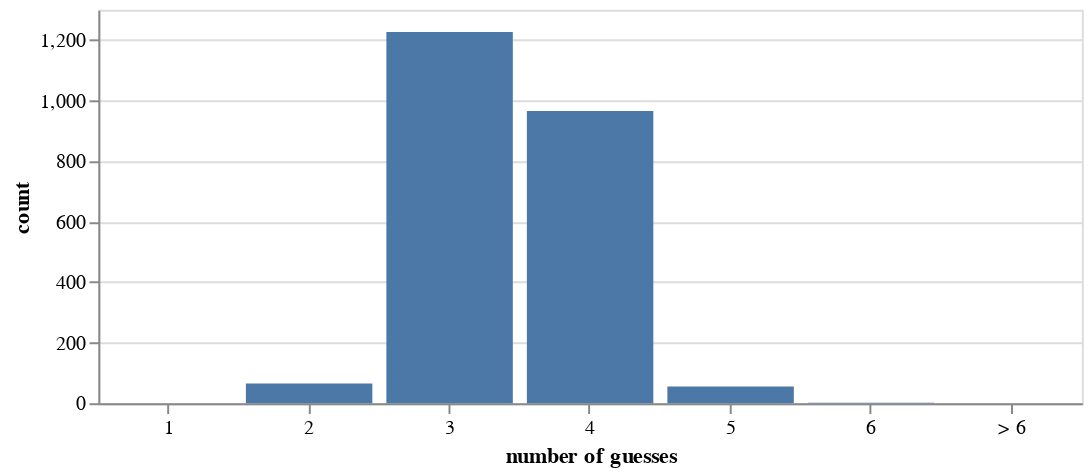

Write notebook code for a chart like this one.
### Code cell
demo()

### Figure 1 — Vega-Lite specification as saved in the notebook (floating-point values rounded to 4 significant figures)
{"config": {"view": {"continuousWidth": 400, "continuousHeight": 300}, "axisX": {"labelAngle": 0}}, "data": {"name": "data-551e717e4bbff288fba4c9ad313bbef2"}, "mark": "bar", "encoding": {"tooltip": [{"type": "nominal", "field": "number of guesses"}, {"type": "quantitative", "field": "count"}], "x": {"type": "ordinal", "field": "number of guesses"}, "y": {"type": "quantitative", "field": "count"}}, "height": 200, "width": 500, "$schema": "https://vega.github.io/schema/vega-lite/v4.8.1.json", "datasets": {"data-551e717e4bbff288fba4c9ad313bbef2": [{"number of guesses": "1", "count": 0.0}, {"number of guesses": "2", "count": 65.0}, {"number of guesses": "3", "count": 1227.0}, {"number of guesses": "4", "count": 966.0}, {"number of guesses": "5", "count": 55.0}, {"number of guesses": "6", "count": 2.0}, {"number of guesses": "> 6", "count": 0.0}]}}
